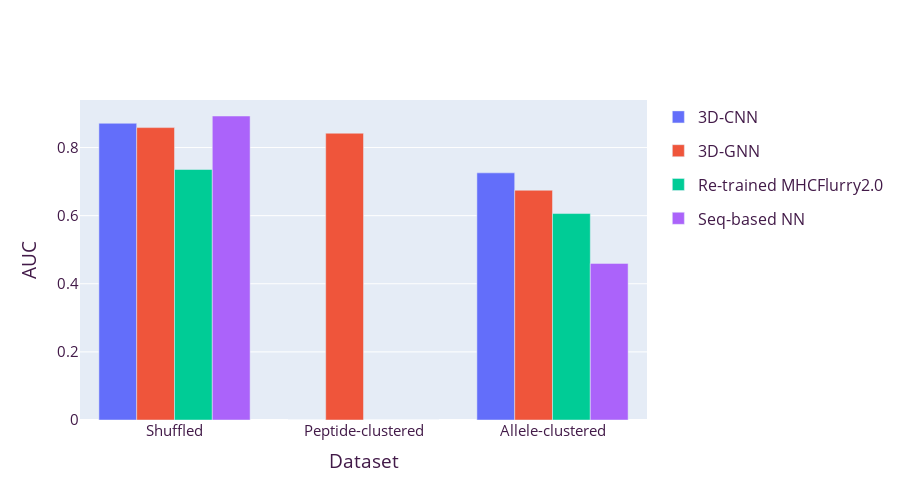

Notebook code for this chart:
### Code cell
#### Poster
x_axis = ['Shuffled', 'Peptide-clustered', 'Allele-clustered']

models = {
    '3D-CNN': [0.871268, 0, 0.725724],
    '3D-GNN': [0.8586, 0.842082, 0.674662],
    'Re-trained MHCFlurry2.0': [0.735547, 0, 0.606256],
    'Seq-based NN': [0.892664, 0, 0.459883]}
fig = go.Figure()

for key, value in models.items():
    fig.add_trace(go.Bar(
        x = x_axis,
        y = value,
        name = key,
        legendgroup = key,
        # text = key
    ))

fig.update_yaxes(title_text="AUC", tickfont_size=15)
fig.update_xaxes(title_text="Dataset", tickfont_size=15)
fig.update_layout(
    barmode='group',
    title_x=0.5,
    width=900, height=500,
    showlegend = True,
    font=dict(
        size=16,
        color="#421A48"
    )
    )
# fig.write_html(os.path.join(comparison_path, f'{cl_type}.html'))
fig.write_image("plot1.svg")
fig.show()

### Figure 1 — Plotly figure (JSON) as saved in the notebook; plotly's stock layout.template omitted (floating-point values rounded to 4 significant figures)
{"data": [{"legendgroup": "3D-CNN", "name": "3D-CNN", "type": "bar", "x": ["Shuffled", "Peptide-clustered", "Allele-clustered"], "y": [0.8713, 0, 0.7257]}, {"legendgroup": "3D-GNN", "name": "3D-GNN", "type": "bar", "x": ["Shuffled", "Peptide-clustered", "Allele-clustered"], "y": [0.8586, 0.8421, 0.6747]}, {"legendgroup": "Re-trained MHCFlurry2.0", "name": "Re-trained MHCFlurry2.0", "type": "bar", "x": ["Shuffled", "Peptide-clustered", "Allele-clustered"], "y": [0.7355, 0, 0.6063]}, {"legendgroup": "Seq-based NN", "name": "Seq-based NN", "type": "bar", "x": ["Shuffled", "Peptide-clustered", "Allele-clustered"], "y": [0.8927, 0, 0.4599]}], "layout": {"barmode": "group", "font": {"color": "#421A48", "size": 16}, "height": 500, "showlegend": true, "title": {"x": 0.5}, "width": 900, "xaxis": {"tickfont": {"size": 15}, "title": {"text": "Dataset"}}, "yaxis": {"tickfont": {"size": 15}, "title": {"text": "AUC"}}}}
